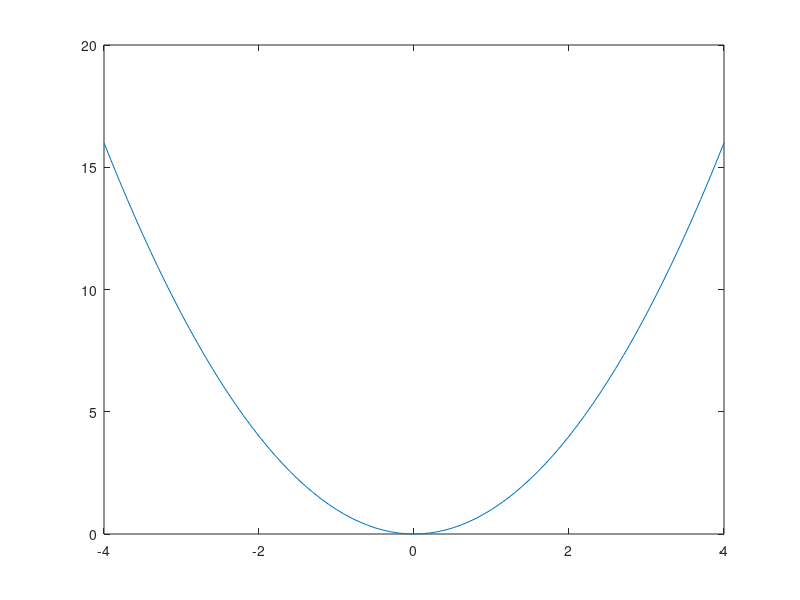

Write the MATLAB code that produced this figure.
%%%%%%%%%%%%%%%%%%%%%%%%%%%%%%%%%%%%%%%%%%%%%%%%%%%%%%%%%%%%%%%%%%%%%%%%%%%%%%%%
% 14_test_save
%%%%%%%%%%%%%%%%%%%%%%%%%%%%%%%%%%%%%%%%%%%%%%%%%%%%%%%%%%%%%%%%%%%%%%%%%%%%%%%%

clear

x = -4:0.1:4;
y = x.^2;

plot(x,y)

d = [ x' y' ];

save -ascii data.txt d
